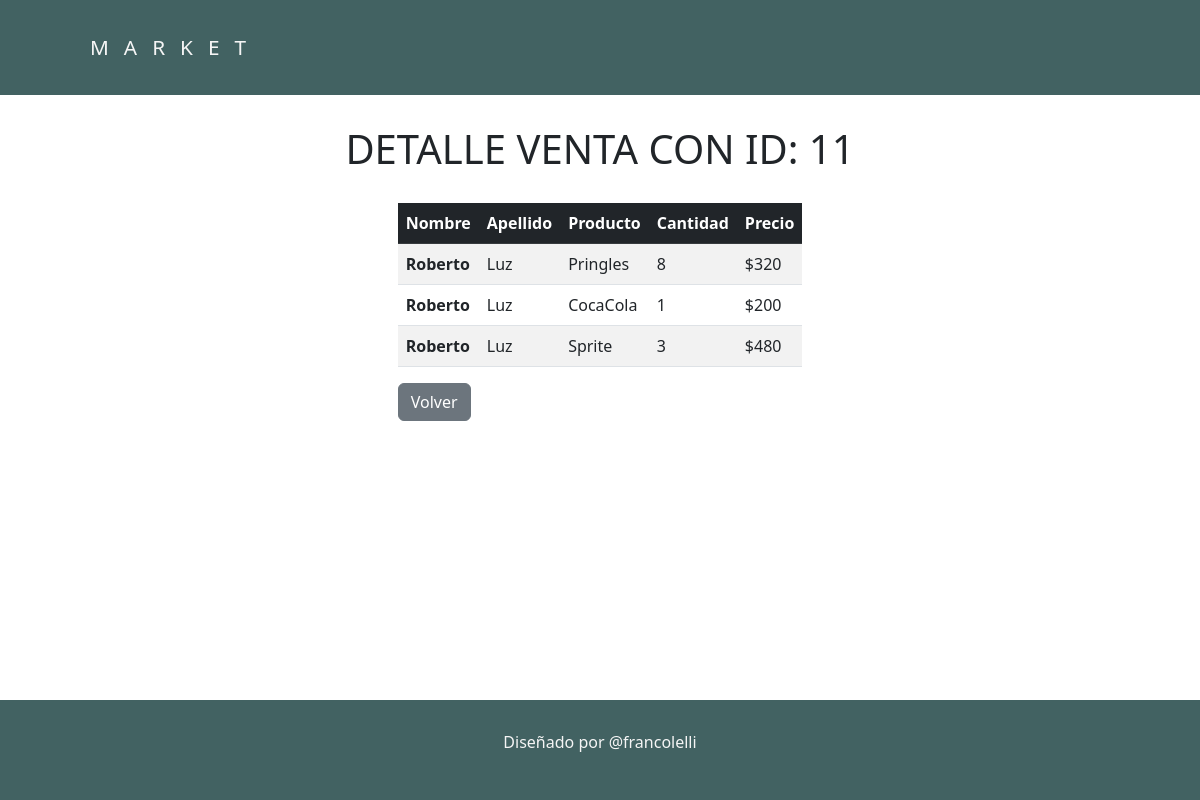
The page /datosVenta/verDetallesVenta.php?id=11 (signed in) on the database its author committed.
### tables this page shows
CREATE TABLE `prod_venta1` (
  `ProdVent_id` int(11) NOT NULL,
  `ProdVent_venta` int(11) DEFAULT NULL,
  `ProdVent_prod` int(11) DEFAULT NULL,
  `ProdVent_cantidad` int(11) DEFAULT NULL,
  `precioVenta` int(11) DEFAULT NULL
);

CREATE TABLE `cliente` (
  `Cli_id` int(11) NOT NULL,
  `Cli_nombre` varchar(25) DEFAULT NULL,
  `Cli_apellido` varchar(25) DEFAULT NULL,
  `Cli_DNI` int(11) DEFAULT NULL,
  `Cli_id_loc` int(11) DEFAULT NULL,
  `estadoReal` int(11) DEFAULT NULL
);

CREATE TABLE `prod` (
  `Prod_id` int(11) NOT NULL,
  `Prod_nombre` varchar(25) DEFAULT NULL,
  `Prod_stock` int(11) DEFAULT NULL,
  `Prod_id_prov` int(11) DEFAULT NULL,
  `estadoReal` int(11) DEFAULT NULL,
  `CodigoProd` varchar(25) DEFAULT NULL,
  `precio` int(11) DEFAULT NULL
);

### datosVenta/verDetallesVenta.php (the view, shortened to what this page needs)
<?php
    $db = new mysqli('localhost', 'root', '', 'sistema_prog');
    if(!isset($_SESSION['email'])){
        header("Location: ../login.php");
    }else{
?>
<!DOCTYPE html>
<html lang="en">
<head>
    <link rel="stylesheet" href="../css/styles.css">
    <link href="https://cdn.jsdelivr.net/npm/bootstrap@5.2.1/dist/css/bootstrap.min.css" rel="stylesheet">
</head>
<body>
    <header class="header">
        <div class="divGeneral logo-nav-container">
            <a href="" class="logo">MARKET</a>
        </div>
    </header>
    <main>
        <div>
            <h1 class="tituloPagina">DETALLE VENTA CON ID: <?php echo $_GET['id'] ?></h1>
        </div>
        <section class="panelProv">
            <div class="tablaProv">
            <table class="table table-striped">
                <thead class="table-dark">
                    <tr>
                    <th scope="col">Nombre</th>
                    <th scope="col">Apellido</th>
                    <th scope="col">Producto</th>
                    <th scope="col">Cantidad</th>
                    <th scope="col">Precio</th>
                    </tr>
                </thead>
                <tbody>
                    <?php
                        $id = $_GET['id'];
                        $arrayConsulta = $db->query("SELECT (cliente.Cli_nombre) as 'Nombre', (cliente.Cli_apellido) as 'Apellido', (prod.Prod_nombre) as 'Producto', (prod_venta1.ProdVent_cantidad) as 'Cantidad', (prod_venta1.precioVenta) as 'Precio' FROM prod_venta1, prod, cliente, venta1 WHERE prod.Prod_id = prod_venta1.ProdVent_prod AND cliente.Cli_id = venta1.Vent_id_cliente AND venta1.Vent_id = prod_venta1.ProdVent_venta AND prod_venta1.ProdVent_venta = '$id'");
                        $arrayConsulta2 =
                        $consulta = $arrayConsulta->fetch_array();
                        while($consulta != null){
                            echo "<tr> <td> <b>".$consulta["Nombre"]."</b></td>";
                            echo "<td> ".$consulta["Apellido"]."</td>";
                            echo "<td> ".$consulta["Producto"]."</td>";
                            echo "<td> ".$consulta["Cantidad"]."</td>";
                            echo "<td> $".$consulta["Precio"]."</td></tr>";
                            $consulta = $arrayConsulta->fetch_array();
                        }
                    ?>
                </tbody>
            </table>
            <a href="./verTodasVentas.php"><button class='btn btn-secondary'>Volver</button></a>
        </section>
    </main>
    <footer class="footer">
        <div class="">
            <p>
                Diseñado por @francolelli
            </p>
        </div>
    </footer>
</body>
</html>
<?php
}
?>

### css/styles.css (style rules this page uses)
* { margin: 0; padding: 0; box-sizing: border-box; }
html { height: 100%; }
body { font-family: 'Roboto', sans-serif; font-size: 1.2rem; line-height: 1.6em; color: #333; display: flex; height: 100%; flex-direction: column; }
.header { background-color: #2a2a2a; color: whitesmoke; padding: 2rem 0; width: 100%; }
.header a { color: whitesmoke; text-decoration: none; }
.divGeneral { width: 85%; margin: 0 auto; }
.header { background-color: #426262; color: whitesmoke; padding: 2rem 0; width: 100%; }
.logo { letter-spacing: 15px; font-size: 1.3em; }
.logo-nav-container { display: flex; justify-content: space-between; align-items: center; flex-wrap: wrap; }
.tituloPagina { text-align: center; padding: 10px 0px; margin: 20px 0px; }
.footer { background: #426262; text-align: center; margin-top: auto; }
.footer p { padding: 30px 0px; color: whitesmoke; }
.panelProv { display: flex; justify-content: space-evenly; align-items: start; margin: 15px; flex-direction: row; }

### rows shown on the page
prod_venta1: cliente.Cli_nombre "Roberto", cliente.Cli_apellido "Luz", prod.Prod_nombre "Pringles", ProdVent_cantidad "8", precioVenta "320"
prod_venta1: cliente.Cli_nombre "Roberto", cliente.Cli_apellido "Luz", prod.Prod_nombre "CocaCola", ProdVent_cantidad "1", precioVenta "200"
prod_venta1: cliente.Cli_nombre "Roberto", cliente.Cli_apellido "Luz", prod.Prod_nombre "Sprite", ProdVent_cantidad "3", precioVenta "480"

### other values the page prints
$_GET['id'] "11"
